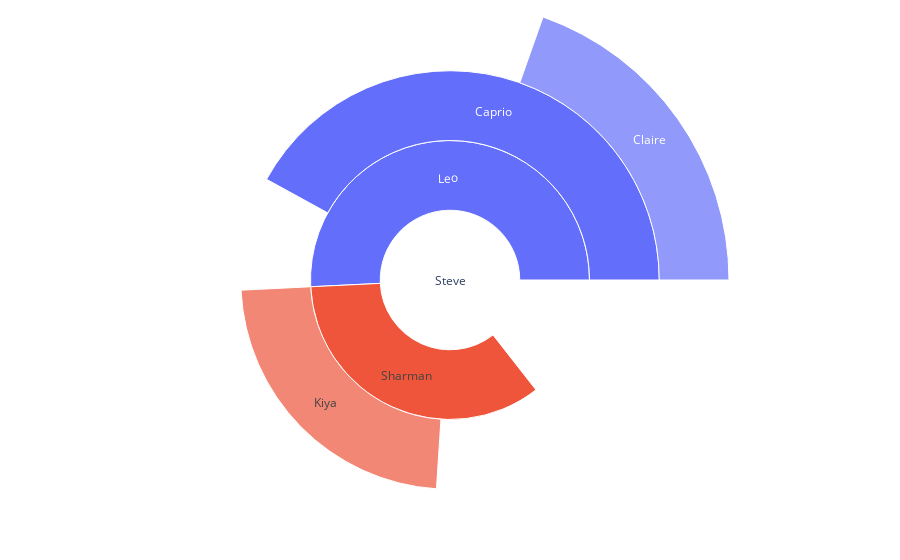

The notebook cell saved with this chart:
### Code cell
#Multi-level Pie Chart

stud = ['Leo', 'Steve', 'Claire', 'Caprio', 'Sharman', 'Kiya']
teacher = ['Steve',"", "Caprio", "Leo", "Steve", "Sharman"]
marks = [34, 56, 76, 87, 45, 90, 91]

fig = go.Figure(go.Sunburst(labels=stud, parents=teacher, values=marks,))
fig.update_layout(margin=dict(t=1, l=1, r=1, b=1))
fig.show()

### Figure 1 — Plotly figure (JSON) as saved in the notebook; plotly's stock layout.template omitted (floating-point values rounded to 4 significant figures)
{"data": [{"labels": ["Leo", "Steve", "Claire", "Caprio", "Sharman", "Kiya"], "parents": ["Steve", "", "Caprio", "Leo", "Steve", "Sharman"], "type": "sunburst", "values": [34, 56, 76, 87, 45, 90, 91]}], "layout": {"margin": {"b": 1, "l": 1, "r": 1, "t": 1}}}
